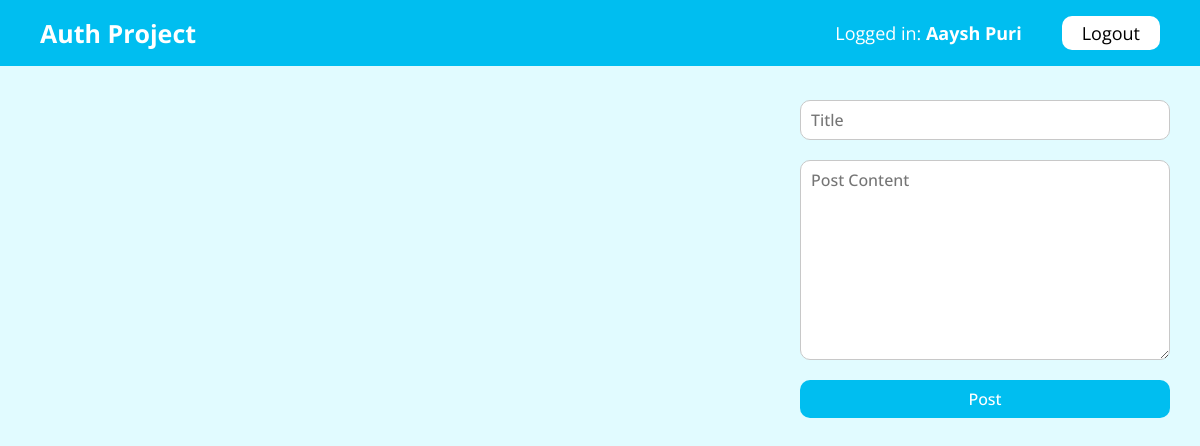
/ (signed in), run on an earlier commit of the app's database.
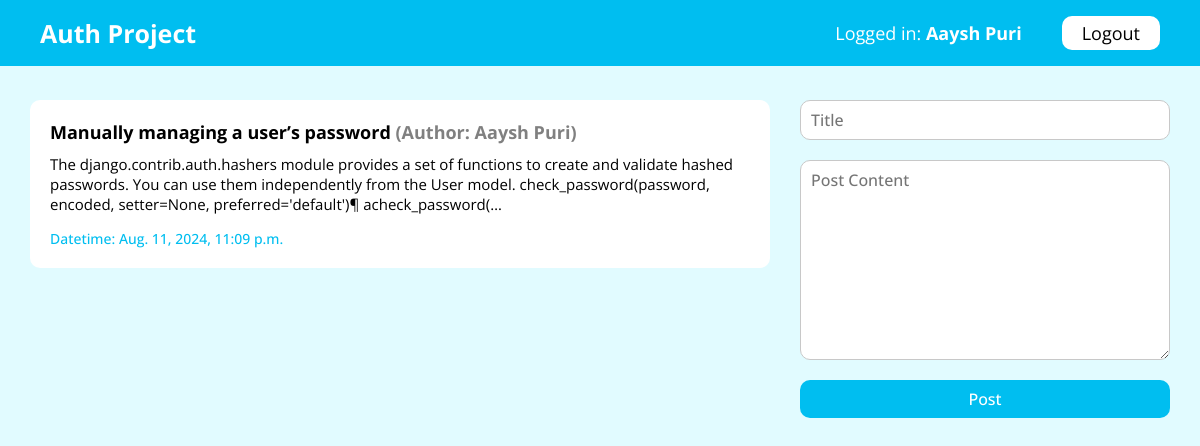
And on a later commit of the database.
### main/models.py (models this page shows, shortened)
class Post(models.Model):
    title = models.CharField(max_length=255)
    content = models.TextField()
    timestamp = models.DateTimeField(default=datetime.now)
    user = models.ForeignKey(User, on_delete=models.CASCADE)

class User(models.Model):
    name = models.CharField(max_length=255)
    email = models.EmailField(unique=True)
    password = models.CharField(max_length=255)

### main/views.py (the view)
# urls.py: path('', views.home),
def home(request):
    if request.session.has_key('logged'):
        email = request.session['logged']
        user = User.objects.get(email=email)
        all_posts = Post.objects.all().order_by('-timestamp')
        data = {
            'user': user ,
            'posts': all_posts,
        }
        return render(request, 'main/home.html',data)
    else:
        return redirect('/login/')

### main/templates/main/home.html (shortened to what this page needs)
{% extends "main/base.html" %} {% load static %}  {% block head %}
<link rel="stylesheet" href="{% static 'main/css/home.css' %}" />
{% endblock head %} {% block body %} {% include 'main/navbar.html' %}
<section class="home-container">
  <div class="post-list">
     {% for post in posts %}
    <a class="post-item" href="/post/{{post.id}}/">
      <h3>{{post.title}} <span>(Author: {{post.user.name}})</span></h3>
      <p>{{post.content | truncatechars:250}}</p>
      <h2>Datetime: {{post.timestamp}}</h2>
    </a>
    {% endfor %}
  </div>
  <div class="create-side">
    <form action="/create/" method="post">
      <input type="text" name="title" placeholder="Title" />
      <textarea name="content" placeholder="Post Content"></textarea>
      <button type="submit">Post</button>
    </form>
  </div>
</section>
{% endblock body %}

What changed in the data, as far as the page shows it:
added Post: title "Manually managing a user’s password", user.name "Aaysh Puri", content "The django.contrib.auth.hashers module provides a set of functions to create and validate hashed passwords. You can use them independently from the User model. check_password(password, encoded, setter=None, preferred='default')¶ acheck_password(…", timestamp "Aug. 11, 2024, 11:09 p.m."
